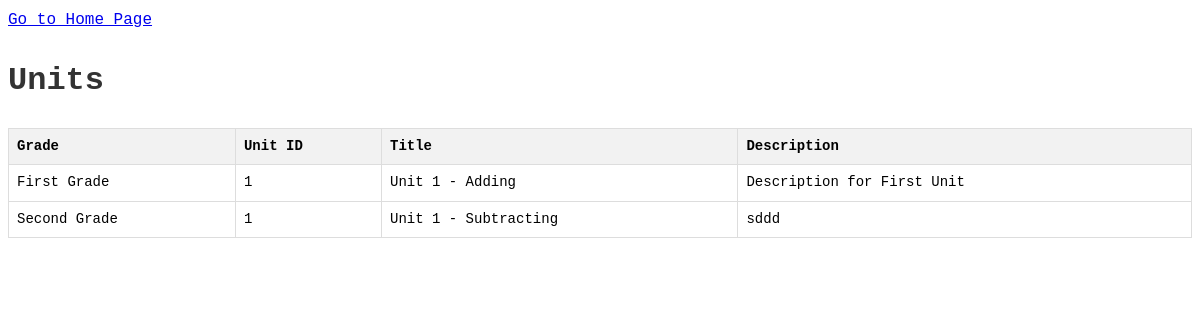
The app's page /all-units/, older data.
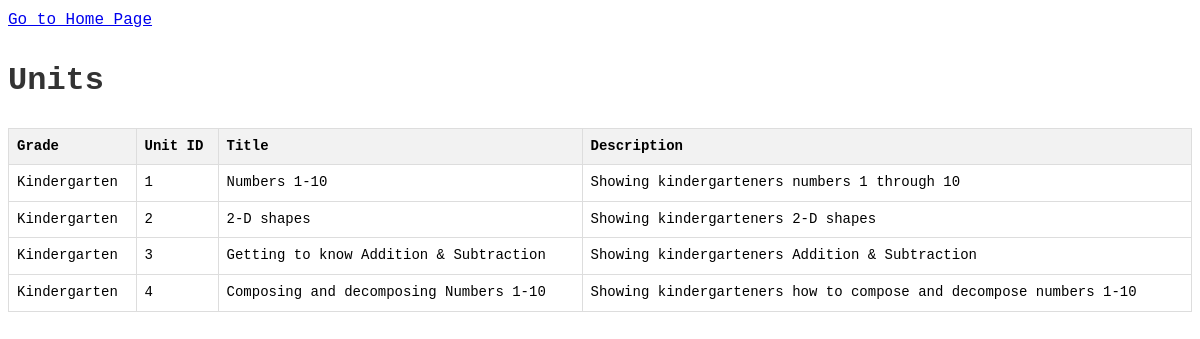
The same page, newer data.
### app/models.py (models this page shows, shortened)
class Unit(models.Model):
    grade = models.ForeignKey(Grade, on_delete=models.CASCADE)
    unit_id = models.IntegerField(default=1)
    title = models.CharField(max_length=255)
    description = models.TextField()
    lessons = models.ManyToManyField('Lesson', related_name='units')

class Grade(models.Model):
    grade_id = models.IntegerField(default=1)
    title = models.CharField(max_length=255)
    description = models.TextField()
    units = models.ManyToManyField('Unit', related_name='grades')

### app/views.py (the view)
# urls.py: path('all-units/', units, name='all_units'),
def units(request):
    units = Unit.objects.all()
    return render(request, 'units.html', {'units': units})

### app/templates/units.html (shortened to what this page needs)
{% load static %}
<!DOCTYPE html>
<html lang="en">
<head>
    <link rel="stylesheet" type="text/css" href="{% static 'css/styles.css' %}">
</head>
<body>
    <a href="{% url 'home' %}">Go to Home Page</a>
    <h1>Units</h1>
    <table border="1">
        <thead>
            <tr>
                <th>Grade</th>
                <th>Unit ID</th>
                <th>Title</th>
                <th>Description</th>
            </tr>
        </thead>
        <tbody>
            {% for unit in units %}
                <tr>
                    <td>{{ unit.grade.title }}</td>
                    <td>{{ unit.unit_id }}</td>
                    <td>{{ unit.title }}</td>
                    <td>{{ unit.description }}</td>
                </tr>
            {% endfor %}
        </tbody>
    </table>
</body>
</html>

Row changes from the older to the newer data that the page shows:
removed Unit: grade "First Grade", unit_id "1", title "Unit 1 - Adding", description "Description for First Unit"
removed Unit: grade "Second Grade", unit_id "1", title "Unit 1 - Subtracting", description "sddd"
added Unit: grade "Kindergarten", unit_id "1", title "Numbers 1-10", description "Showing kindergarteners numbers 1 through 10"
added Unit: grade "Kindergarten", unit_id "2", title "2-D shapes", description "Showing kindergarteners 2-D shapes"
added Unit: grade "Kindergarten", unit_id "3", title "Getting to know Addition & Subtraction", description "Showing kindergarteners Addition & Subtraction"
added Unit: grade "Kindergarten", unit_id "4", title "Composing and decomposing Numbers 1-10", description "Showing kindergarteners how to compose and decompose numbers 1-10"
